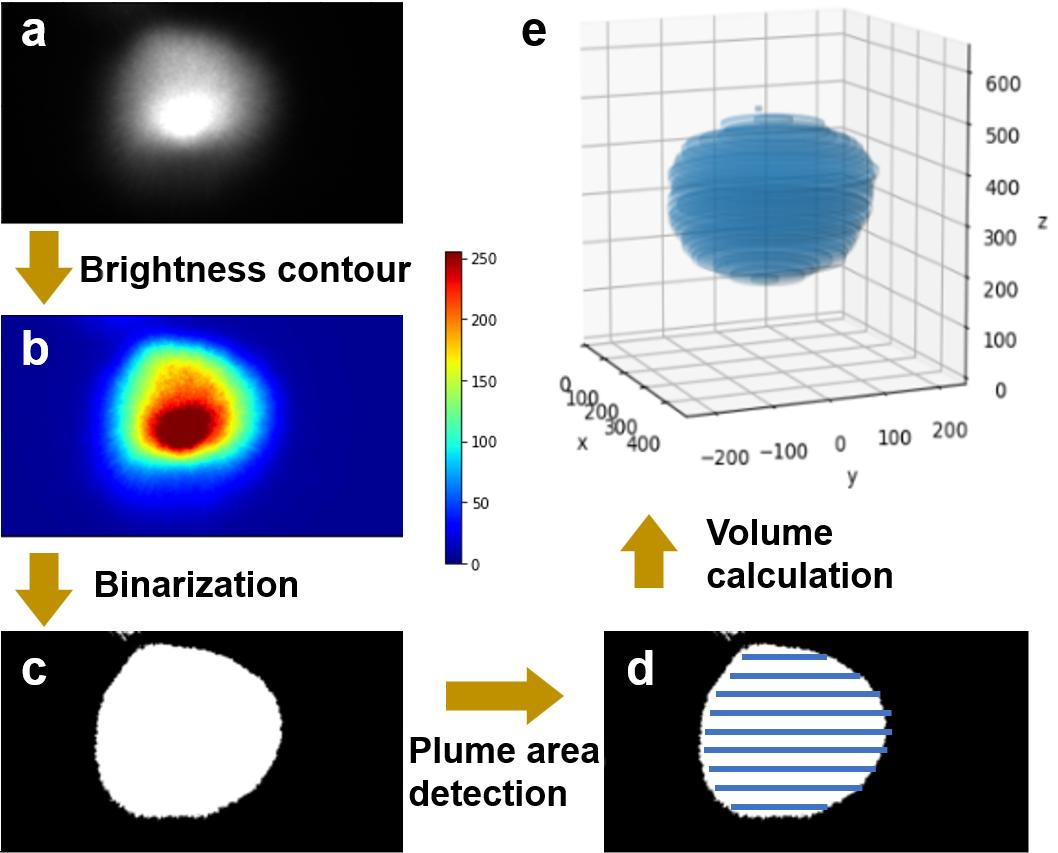
#> input picture prior/comsol/baseline/experiment/S2_original.jpeg, 1058 x 853 px
$ python extract_experiment.py
#> lines starting #> are read from the running program, lines starting #| are printed output that depends on the picture; after the words box and inside, x2 and y2 are one past the last pixel; in counts of white or black regions, pixels touching at a corner belong together
"""Invert the published S2 color bar, preserving JPEG uncertainty and all S4 frames."""
from pathlib import Path
import csv,json
import numpy as np
from PIL import Image
from scipy.spatial import cKDTree
from scipy.ndimage import binary_opening,binary_closing,label
ROOT=Path(__file__).resolve().parents[1];D=ROOT/'experiment'
TIMES=[0,20,30,50,60,70,80,150,160,180,200,250,260,300,310,330,350,360,400,420,450,500,510,530,580,610,630,730,740]
PIXEL_UM=400/36.
def contour_mask(gray,threshold=27):
 mask=binary_closing(binary_opening(gray>threshold,structure=np.ones((3,3))),structure=np.ones((3,3)))
 ids,num=label(mask)
 if num:
  sizes=np.bincount(ids.ravel());sizes[0]=0;mask=ids==sizes.argmax()
 else:mask=np.zeros_like(mask)
 return mask

def metrics(gray,pixel_um=PIXEL_UM,threshold=27):
 mask=contour_mask(gray,threshold)
 yy,xx=np.where(mask)
 return dict(radius_um=float(max(mask.sum(axis=1),default=0)*pixel_um/2),area_mm2=float(mask.sum()*pixel_um**2/1e6),mean_gray=float(gray[mask].mean()) if len(yy) else None,integrated_gray=float(gray.sum()),top_um=float((gray.shape[0]-.5-yy.min())*pixel_um) if len(yy) else None,bottom_um=float((gray.shape[0]-.5-yy.max())*pixel_um) if len(yy) else None,above_threshold_pixels=int(mask.sum()),bright_height_um=float((yy.max()-yy.min()+1)*pixel_um) if len(yy) else 0.)
def main():
 s2=np.array(Image.open(D/'S2_original.jpeg').convert('RGB'));s4=np.array(Image.open(D/'S4_original.jpeg').convert('RGB'))
#> in main, s2 is the input picture: shape (853, 1058, 3); mean R, G, B 157.6, 160.8, 172.8
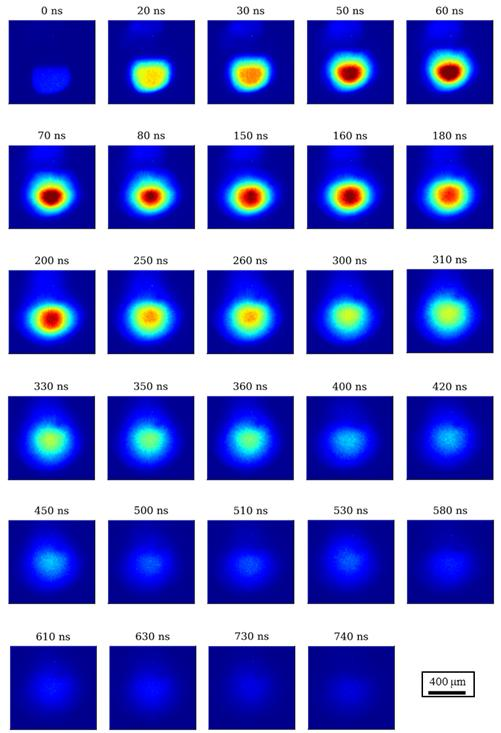
#> input picture prior/comsol/baseline/experiment/S4_original.jpeg, 501 x 733 px
#> in main, s4 is the input picture: shape (733, 501, 3); mean R, G, B 112.9, 121.1, 204.8
 # Original embedded image coordinates; avoid the dark border and tick labels.
 raw=np.median(s2[254:563,450:459],axis=1)
#> raw = 309 rows, first 8: [128, 3, 0], [140, 1, 0], [143, 1, 0], [148, 0, 1], [151, 2, 1], [155, 3, 4], [157, 2, 3], [161, 1, 2]
 g=np.arange(256);y=np.linspace(308,0,256);lut=np.stack([np.interp(y,np.arange(len(raw)),raw[:,c]) for c in range(3)],axis=1)
#> after `lut = np.stack([np.interp(y, np.arange(len(raw)), raw[:, c]) for c in `: lut = 256 rows, first 8: [5, 7, 95], [2, 2.38, 121.7], [1.58, 0, 136.2], [0.376, 0, 143.9], [0, 0, 146.7], [0, 1, 152], [0, 1, 154.2], [0, 0.545, 160.3]
 tree=cKDTree(lut);frames=[];rgbframes=[];errors=[];crops=[];rows=[]
 xs=[10,109,210,309,408];ys=[21,146,271,396,521,646]
 for k,t in enumerate(TIMES):
  x=xs[k%5];y0=ys[k//5];rgb=s4[y0:y0+82,x:x+84,:];dist,gray=tree.query(rgb.reshape(-1,3));gray=gray.reshape(82,84).astype(float)
  frames.append(gray);rgbframes.append(rgb);errors.append(dist.reshape(82,84));crops.append({'time_ns':t,'bbox_xyxy':[x,y0,x+84,y0+82]})
  row={'time_ns':t,'split':'calibration' if t<=80 else 'holdout'}
  for threshold in [27,100,220]:
   row.update({f'{key}_thr{threshold}':value for key,value in metrics(gray,threshold=threshold).items()})
  row.update(color_RGB_rmse=float(np.sqrt(np.mean(dist**2))),color_distance_p95=float(np.percentile(dist,95)))
  rows.append(row)
#> this loop made 29 passes
#> pass 1, in main, `rgb = s4[y0:y0 + 82, x:x + 84, :]`:
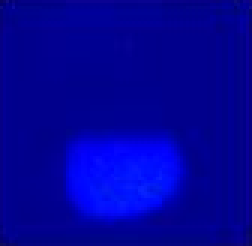
#> rgb: shape (82, 84, 3) (shown 3 times larger); mean R, G, B 1.2, 1.7, 155.6
#> pass 1, in main, `gray = gray.reshape(82, 84).astype(float)`:
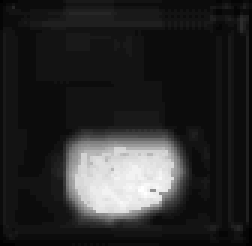
#> gray: shape (82, 84) float64 (shown 3 times larger); min 0, max 40, mean 6.7; drawn with min black and max white
#> pass 1, in contour_mask, `mask=binary_closing(binary_opening(gray>threshold,structure=np.ones((3..`:
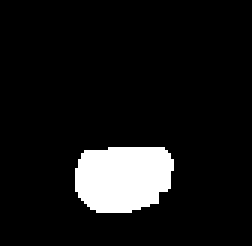
#> mask: shape (82, 84) bool (shown 3 times larger); 8.9% white; 1 white region, box (x1, y1, x2, y2) and area: (25, 49, 58, 71) 614
#> after the loop:
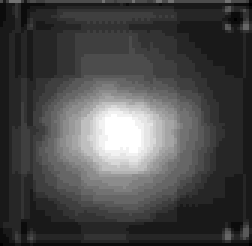
#> gray: shape (82, 84) float64 (shown 3 times larger); min 0, max 20, mean 5.72; drawn with min black and max white
#> after the loop, crops = 29 items; errors = 29 items; frames = 29 items; rgbframes = 29 items; rows = 29 items
 np.savez_compressed(D/'S4_reconstructed.npz',times_ns=TIMES,gray=np.array(frames),rgb=np.array(rgbframes),color_error=np.array(errors),lut_rgb=lut,pixel_um=PIXEL_UM)
 with (D/'S4_metrics.csv').open('w',newline='') as f:
  w=csv.DictWriter(f,fieldnames=rows[0].keys());w.writeheader();w.writerows(rows)
 manifest={'frame_count':29,'original_frame_size':[82,84],'scale_bar_um':400,'scale_bar_center_endpoints_pixels':[[428.5,692],[464.5,692]],'scale_bar_length_pixels':36,'pixel_um':PIXEL_UM,'scale_uncertainty':'Endpoint length +/-1 pixel; hence +/-2.8% linear scale before contour uncertainty.','cropping':crops,'colorbar_source':'S2 original embedded image, x450:459, y254:563, top255/bottom0','gray_status':'Reconstructed from published JPEG pseudocolor, NOT original CCD measurements.','thresholds':[27,100,220],'morphology':'3x3 square opening then closing; largest connected component','RGB_distance_p95':float(np.percentile(np.array(errors),95)),'missing_surface_reference':'S4 does not mark the copper surface. Heights use common bottom of frame as provisional origin; vertical translation is not independently verified.','all_frames_retained':29,'S7_conflicts':'Use S4 image measurements as primary; quoted radius/area/time conflicts are not independent fitting targets.'}
 (D/'reconstruction.json').write_text(json.dumps(manifest,indent=2)+'\n')
 print(json.dumps({'frame_count':29,'pixel_um':PIXEL_UM,'peak_radius':max(rows,key=lambda r:r['radius_um_thr27']),'peak_area':max(rows,key=lambda r:r['area_mm2_thr27'])},indent=2))
#> (printed output is left out)
if __name__=='__main__':main()
